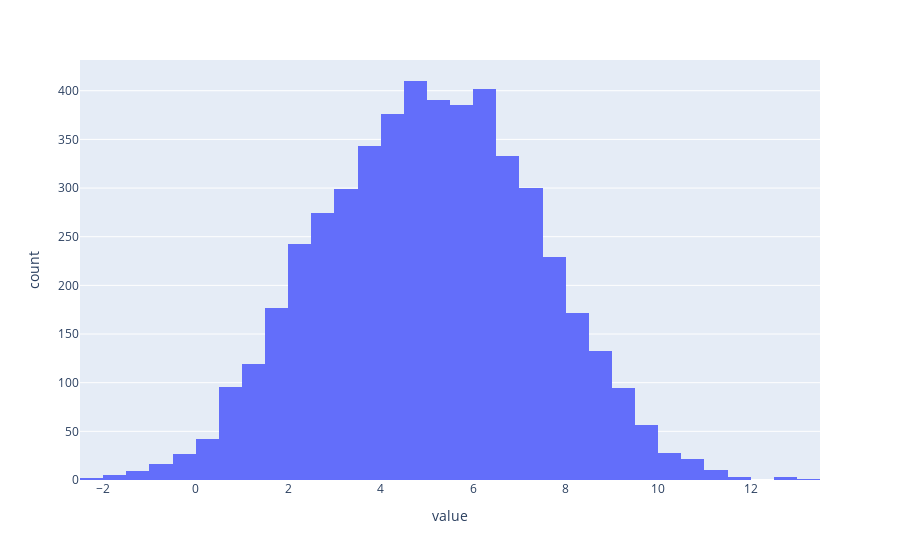

Notebook cell for this chart:
### Code cell
fig = px.histogram(states, nbins=50)
fig.update_layout(showlegend=False)

### Figure 1 — Plotly figure (JSON) as saved in the notebook; plotly's stock layout.template omitted (floating-point values rounded to 4 significant figures; data arrays with more than 128 entries replaced by an {"elided": "..."} marker saying what was removed)
{"data": [{"alignmentgroup": "True", "bingroup": "x", "hovertemplate": "variable=0<br>value=%{x}<br>count=%{y}<extra></extra>", "legendgroup": "0", "marker": {"color": "#636efa"}, "name": "0", "nbinsx": 50, "offsetgroup": "0", "orientation": "v", "showlegend": true, "type": "histogram", "x": {"elided": "5000 float values"}, "xaxis": "x", "yaxis": "y"}], "layout": {"autosize": true, "barmode": "relative", "legend": {"title": {"text": "variable"}, "tracegroupgap": 0}, "margin": {"t": 60}, "showlegend": false, "xaxis": {"anchor": "y", "autorange": true, "domain": [0, 1], "range": [-2.5, 13.5], "title": {"text": "value"}, "type": "linear"}, "yaxis": {"anchor": "x", "autorange": true, "domain": [0, 1], "range": [0, 431.6], "title": {"text": "count"}}}}
